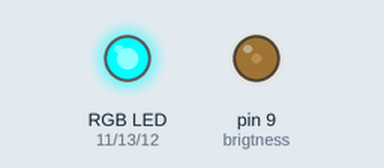
Bench run of a sketch on a simulated Arduino Uno, built with avr-gcc and run on an emulated ATmega328P. Parts: an RGB LED mixed from three pins (HIGH = lit), output pins drawn as LEDs (lit = HIGH).

Above: at 0.05 s.
At 1.85 s:
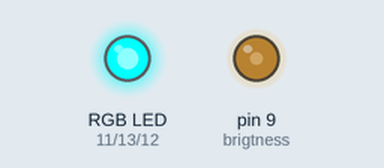
At 3.75 s:
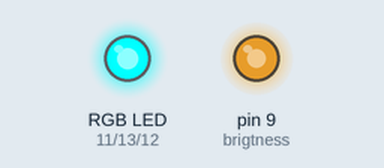
At 7.45 s:
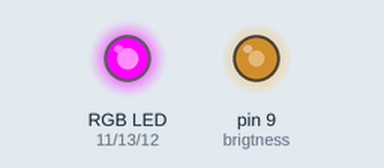
At 11.15 s:
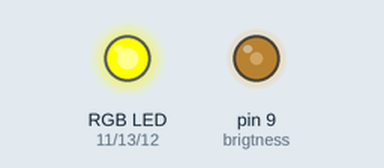
At 14.95 s:
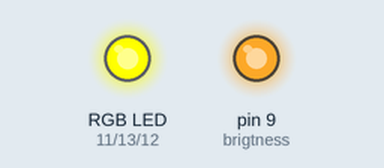
Timing chart, 0 to 19.5 s (numbered marks = the images above):
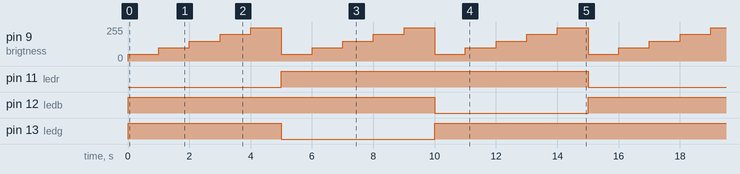

The sketch:

rgbpwm.ino
```cpp
int ledr = 11;
int ledg = 13;
int ledb = 12;
int brigtness = 9;//A0; //10; // Use Pin 10 as our Input
int boobs;
int cycle;
int r;
int g;
int b;
void setup() {
  // initialize digital pin LED_BUILTIN as an output.
  pinMode(ledr, OUTPUT);
  pinMode(ledg, OUTPUT);
  pinMode(ledb, OUTPUT);
  pinMode (brigtness, OUTPUT) ;
  boobs = 0;
  cycle = 0;
  r= HIGH;
  g= HIGH;
  b= HIGH;
  Serial.begin(9600);
}

// the loop function runs over and over again forever
void loop() {
  boobs += 50;

  if(cycle == 0){
    r = LOW;
    g= HIGH;
    b = HIGH;
    }else if(cycle == 1){
    r = HIGH;
    g= LOW;
    b = HIGH;
    }else{
      r = HIGH;
      g= HIGH;
      b = LOW;
      }

  digitalWrite(ledr, r);   // turn the LED on (HIGH is the voltage level)
  digitalWrite(ledg, g);   // turn the LED on (HIGH is the voltage level)
  digitalWrite(ledb, b);   // turn the LED on (HIGH is the voltage level)

  analogWrite(brigtness, boobs);

  delay(1000);                       // wait for a second

  if(boobs >= 250){
    boobs = 0;
    cycle = (cycle+1)%3;
  }
 /* analogWrite(ledr, 0);   // turn the LED on (HIGH is the voltage level)
  analogWrite(ledg, 25);   // turn the LED on (HIGH is the voltage level)
  analogWrite(ledb, 50);   // turn the LED on (HIGH is the voltage level)
  delay(1000);
  analogWrite(ledr, 500);   // turn the LED on (HIGH is the voltage level)
  analogWrite(ledg, 0);   // turn the LED on (HIGH is the voltage level)
  analogWrite(ledb, 100);   // turn the LED on (HIGH is the voltage level)
  delay(1000);  */
}
```

Measured:
- by itself, pin 9 (brigtness): repeats every 5.0 s: 100/255 1.0 s, 150/255 1.0 s, 200/255 1.0 s, 250/255 1.0 s, 50/255 1.0 s
- by itself, pin 11 (ledr), pin 12 (ledb): alternates HIGH for 10.0 s and LOW for 5.0 s
- by itself, pin 13 (ledg): repeats every 15.0 s: LOW 5.0 s, HIGH 10.0 s
